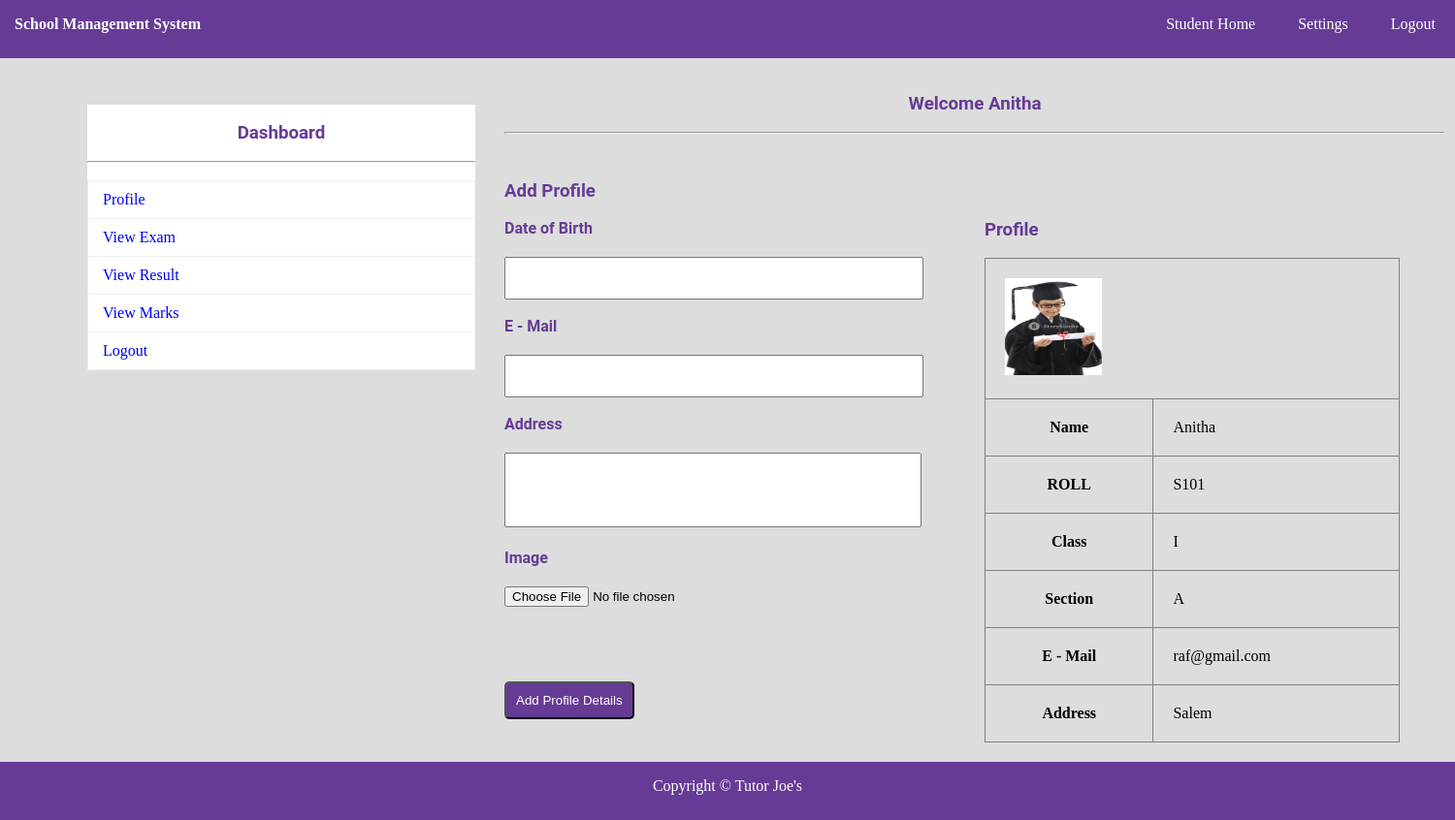
Screenshot of /School/student_home.php (signed in) with the database file from the repository.
### tables this page shows
CREATE TABLE `student` (
  `ID` int(11) NOT NULL,
  `RNO` varchar(150) NOT NULL,
  `NAME` varchar(150) NOT NULL,
  `FNAME` varchar(150) NOT NULL,
  `DOB` varchar(150) NOT NULL,
  `GEN` varchar(150) NOT NULL,
  `PHO` varchar(150) NOT NULL,
  `MAIL` varchar(150) NOT NULL,
  `ADDR` text NOT NULL,
  `SIMG` varchar(150) NOT NULL,
  `AID` int(11) NOT NULL,
  `PASS` varchar(255) NOT NULL DEFAULT '1234',
  `CID` int(11) NOT NULL
);

CREATE TABLE `class` (
  `CID` int(11) NOT NULL,
  `CNAME` varchar(150) NOT NULL,
  `CSEC` varchar(150) NOT NULL
);

### School/student_home.php (the view, shortened to what this page needs)
<?php
	include"database.php";
	$sql="SELECT * FROM student WHERE ID={$_SESSION["SID"]}";
		$res=$db->query($sql);
		if($res->num_rows>0)
		{
			$row=$res->fetch_assoc();
			$sql1="SELECT * FROM class WHERE CID={$row["CID"]}";
			$res1=$db->query($sql1);
			if($res1->num_rows>0)
			{
				$row1=$res1->fetch_assoc();
			}
		}
?>
<!DOCTYPE html>
<html>
	<head>
		<link rel="stylesheet" type="text/css" href="css/style.css">
	</head>
	<body>
		<?php include"navbar.php";?><br>
			<div id="section">
				<?php include"sidebar.php";?><br>
					<h3 class="text">Welcome <?php echo $_SESSION["SNAME"]; ?></h3><br><hr><br>
				<div class="content">
					<h3>Add Profile</h3><br>
					<div class="lbox1">
					<form  enctype="multipart/form-data" role="form"  method="post" action="<?php echo $_SERVER["PHP_SELF"];?>">
							<label>  Date of Birth</label><br>
							<input type="text" maxlength="10" required class="input3" name="sdob"><br><br>
							<label>  E - Mail</label><br>
							<input type="email"  class="input3" required name="smail"><br><br>
							<label>  Address</label><br>
							<textarea rows="5" name="saddr"></textarea><br><br>
							<label> Image</label><br>
							<input type="file"  class="input3" required name="simg"><br><br>
						<button type="submit" class="btn" name="submit">Add Profile Details</button>
						</form>
					</div>
					<div class="rbox1">
					<h3> Profile</h3><br>
						<table border="1px">
							<tr><td colspan="2"><img src="<?php echo $row["SIMG"] ?>" height="100" width="100" alt="upload Pending"></td></tr>
							<tr><th>Name </th> <td><?php echo $row["NAME"] ?> </td></tr>
							<tr><th>ROLL </th> <td><?php echo $row["RNO"] ?>  </td></tr>
							<tr><th>Class </th> <td> <?php echo $row1["CNAME"] ?>  </td></tr>
							<tr><th>Section </th> <td> <?php echo $row1["CSEC"] ?> </td></tr>
							<tr><th>E - Mail </th> <td> <?php echo $row["MAIL"] ?> </td></tr>
							<tr><th>Address </th> <td> <?php echo $row["ADDR"] ?> </td></tr>
						</table>
					</div>
				</div>
			</div>
				<?php include"footer.php";?>
	</body>
</html>

### School/css/style.css (style rules this page uses)
* { padding:0px; margin:0px; }
html { background:#dddddd; }
h1,h2,h3,h4,h5,h6,label { font-family:roboto; color:#663b95; }
.btn { border-radius:5px; padding:10px; background:#663b95; color:white; margin-top:40px; }
label { font-weight:bold; }
.text { text-align:center; }
#section { height:auto; width:1400px; margin-left:90px; font-family:cambria; }
.content { margin-top:30px; height:auto; width:950px; float:left; }
tr,td,th { padding:20px; }
.input3 { width:90%; height:40px; margin-top:20px; }
table { border-collapse:collapse; }
.lbox1 { width:50%; margin-right:20px; float:left; }
.rbox1 { width:45%; float:left; }
.rbox1 table { width:100%; }
textarea { resize:none;width:90%;margin-top:20px; }

### rows the page displays
student: SIMG (picture), NAME "Anitha", RNO "S101", MAIL "raf@gmail.com", ADDR "Salem"
class: CNAME "I", CSEC "A"

### other values shown
$_SESSION["SNAME"] "Anitha"
